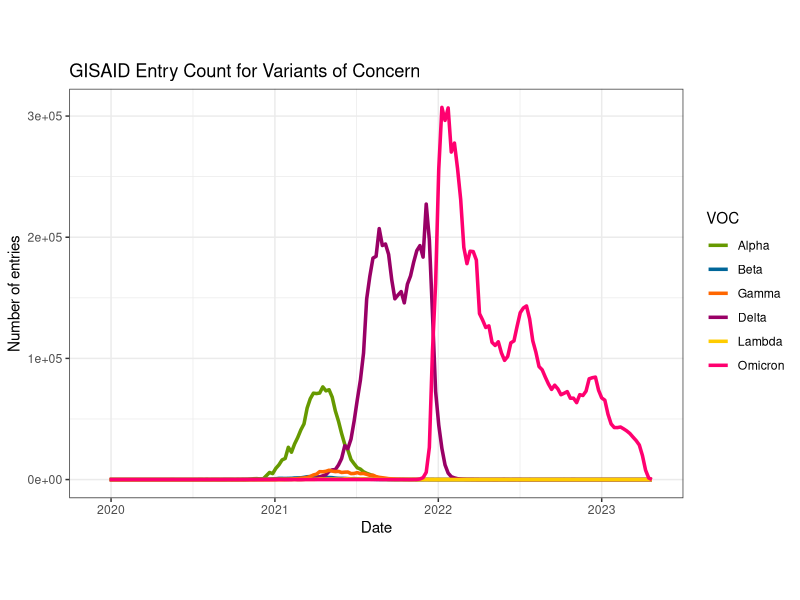

Write the R code that produced this figure.
## ---- chunk 1
knitr::opts_chunk$set(echo = TRUE)

library(tidyverse)
library(readxl)
library(RColorBrewer)


## ---- chunk 2
alpha <- read_excel("alpha_submissions.xlsx")
beta <- read_excel("beta_submissions.xlsx")
gamma <- read_excel("gamma_submissions.xlsx")
delta <- read_excel("delta_submissions.xlsx")
omicron <- read_excel("omicron_submissions.xlsx")
lambda <- read_excel("lambda_submissions.xlsx")
## ---- chunk 3
variants <- list(alpha, beta, delta, gamma, omicron, lambda)
variant_names <- c("Alpha", "Beta", "Delta", "Gamma", "Omicron", "Lambda")

column_names <- lapply(variants, function(x) colnames(x)[2])

#filtering only for the rows where the entry for the second column is "count"
for (i in seq_along(variants)) {
  current_df <- variants[[i]]
  current_variant <- variant_names[[i]]
  assign(paste0("filtered_", current_variant), filter(current_df, !!sym(column_names[[i]]) == "count"))
}

rm(list=setdiff(ls(), c("filtered_Alpha", "filtered_Beta", "filtered_Delta", "filtered_Gamma", "filtered_Omicron", "filtered_Lambda", "variant_names")))

## ---- chunk 4

#sum all the counts for each variant and paste into a new data frame with the same column names as all columns after the second

variants <- list(filtered_Alpha, filtered_Beta, filtered_Delta, filtered_Gamma, filtered_Lambda, filtered_Omicron)

#filter the data frame for only columns with dates, and reassigning those columns into a new data frame called variant_count
for (i in seq_along(variants)) {
  current_df <- variants[[i]]
  current_variant <- variant_names[[i]]
  current_df[is.na(current_df)] <- 0
  assign(paste0(current_variant, "_count"), current_df[, 3:length(current_df)])
}

rm(list=setdiff(ls(), c("Alpha_count", "Beta_count", "Delta_count", "Gamma_count", "Omicron_count", "Lambda_count", "variant_names")))




variants <- list(Alpha_count, Beta_count, Delta_count, Gamma_count, Lambda_count, Omicron_count)
all_count_sum <- data.frame(matrix(ncol = 0, nrow = 0))

for (i in seq_along(variants)) {
  current_df <- variants[[i]]
  current_variant <- variant_names[[i]]
  current_variant_df <- data.frame(variant = current_variant)
  current_sum <- colSums(current_df)
  current_sum_df <- data.frame(t(current_sum))
  names(current_sum_df) <- names(current_df)
  current_sum_df <- cbind(current_variant_df, current_sum_df)
  all_count_sum <- rbind(all_count_sum, current_sum_df %>% select(colnames(current_sum_df)))
}

rm(list=setdiff(ls(), c("Alpha_count", "Beta_count", "Delta_count", "Gamma_count", "Omicron_count", "Lambda_count", "variant_names", "all_count_sum")))

## ---- chunk 5

#all entries plot

plot.data <- all_count_sum %>% pivot_longer(!variant, names_to = "date", values_to = "count")
plot.data$date <- as.Date(plot.data$date)

color <- c("Alpha" = "#669900",
         "Beta" = "#006699",
         "Delta" = "#990066",
         "Gamma" = "#FF6600",
         "Lambda" = "#FFCC00",
         "Omicron" = "#FF006F")

all <- ggplot(data = plot.data, aes(x = date, y = count, color = variant)) +
            geom_line(size = 1.2) +
            theme_bw() +
            labs(color = "VOC", x = "Date", y = "Number of entries",
                 title = "GISAID Entry Count for Variants of Concern") +
            scale_color_manual(values = color, breaks = c("Alpha", "Beta", "Gamma", "Delta", "Lambda", "Omicron"))+
            theme(aspect.ratio = 1/1.5)+
            scale_x_date(date_labels = "%Y",
                         limits = as.Date(c("2019-12-01", "2023-05-01")),
                         breaks = as.Date(c("2020-01-01", "2021-01-01", "2022-01-01", "2023-01-01")))

all


ggsave(plot = last_plot(), file = "GISAID entry by VOC.png", width = 6, height = 4, units = "in")


## ---- chunk 6

#each VOC separate plot

plot.alpha <- filter(plot.data, variant == "Alpha")

alpha <- ggplot(data = plot.alpha, aes(x = date, y = count, color = "line")) +
            geom_line(size = 1.2) +
            scale_color_manual(values = "#669900")+
            theme_bw() +
            theme(legend.position = "none")+
            labs(x = NULL, y = NULL) +
            theme(aspect.ratio = 1/7)+
            theme(axis.title.y = element_text(angle = 0, vjust = 0.5),
                  axis.text.y=element_blank(),
                  axis.ticks.y=element_blank())+
            scale_x_date(date_labels = "%Y",
                         limits = as.Date(c("2019-12-01", "2023-05-01")),
                         breaks = as.Date(c("2020-01-01", "2021-01-01", "2022-01-01", "2023-01-01")))+
            theme(axis.text.x = element_blank(), axis.ticks.x = element_blank())

ggsave(alpha, file = "alpha.png", width = 6, height = 1, units = "in", dpi = 600)




plot.beta <- filter(plot.data, variant == "Beta")
beta <- ggplot(data = plot.beta, aes(x = date, y = count, color = "line")) +
            geom_line(size = 1.2) +
            scale_color_manual(values = "#006699")+
            theme_bw() +
            theme(legend.position = "none")+
            labs(x = NULL, y = NULL) +
            theme(aspect.ratio = 1/7)+
            theme(axis.title.y = element_text(angle = 0, vjust = 0.5),
                  axis.text.y=element_blank(),
                  axis.ticks.y=element_blank())+
            scale_x_date(date_labels = "%Y",
                         limits = as.Date(c("2019-12-01", "2023-05-01")),
                         breaks = as.Date(c("2020-01-01", "2021-01-01", "2022-01-01", "2023-01-01")))+
            theme(axis.text.x = element_blank(), axis.ticks.x = element_blank())

ggsave(beta, file = "beta.png", width = 6, height = 1, units = "in", dpi = 600)


plot.gamma <- filter(plot.data, variant == "Gamma")
gamma <- ggplot(data = plot.gamma, aes(x = date, y = count, color = "line")) +
            geom_line(size = 1.2) +
            scale_color_manual(values = "#FF6600")+
            theme_bw() +
            theme(legend.position = "none")+
            labs(x = NULL, y = NULL) +
            theme(aspect.ratio = 1/7)+
            theme(axis.title.y = element_text(angle = 0, vjust = 0.5),
                  axis.text.y=element_blank(),
                  axis.ticks.y=element_blank())+
            scale_x_date(date_labels = "%Y",
                         limits = as.Date(c("2019-12-01", "2023-05-01")),
                         breaks = as.Date(c("2020-01-01", "2021-01-01", "2022-01-01", "2023-01-01")))+
            theme(axis.text.x = element_blank(), axis.ticks.x = element_blank())

ggsave(gamma, file = "gamma.png", width = 6, height = 1, units = "in", dpi = 600)



plot.lambda <- filter(plot.data, variant == "Lambda")
lambda <- ggplot(data = plot.lambda, aes(x = date, y = count, color = "line")) +
            geom_line(size = 1.2) +
            scale_color_manual(values = "#FFCC00")+
            theme_bw() +
            theme(legend.position = "none")+
            labs(x = NULL, y = NULL) +
            theme(aspect.ratio = 1/7)+
            theme(axis.title.y = element_text(angle = 0, vjust = 0.5),
                  axis.text.y=element_blank(),
                  axis.ticks.y=element_blank())+
            scale_x_date(date_labels = "%Y",
                         limits = as.Date(c("2019-12-01", "2023-05-01")),
                         breaks = as.Date(c("2020-01-01", "2021-01-01", "2022-01-01", "2023-01-01")))+
            theme(axis.text.x = element_blank(), axis.ticks.x = element_blank())

ggsave(lambda, file = "lambda.png", width = 6, height = 1, units = "in", dpi = 600)


plot.delta <- filter(plot.data, variant == "Delta")
delta <- ggplot(data = plot.delta, aes(x = date, y = count, color = "line")) +
            geom_line(size = 1.2) +
            scale_color_manual(values = "#990066")+
            theme_bw() +
            theme(legend.position = "none")+
            labs(x = NULL, y = NULL) +
            theme(aspect.ratio = 1/7)+
            theme(axis.title.y = element_text(angle = 0, vjust = 0.5),
                  axis.text.y=element_blank(),
                  axis.ticks.y=element_blank())+
            scale_x_date(date_labels = "%Y",
                         limits = as.Date(c("2019-12-01", "2023-05-01")),
                         breaks = as.Date(c("2020-01-01", "2021-01-01", "2022-01-01", "2023-01-01")))+
            theme(axis.text.x = element_blank(), axis.ticks.x = element_blank())

ggsave(delta, file = "delta.png", width = 6, height = 1, units = "in", dpi = 600)




plot.omicron <- filter(plot.data, variant == "Omicron")
omicron <- ggplot(data = plot.omicron, aes(x = date, y = count, color = "line")) +
            geom_line(size = 1.2) +
            scale_color_manual(values = "#FF006F")+
            theme_bw() +
            theme(legend.position = "none")+
            labs(x = "Date", y = NULL) +
            theme(aspect.ratio = 1/7)+
            theme(axis.title.y = element_text(angle = 0, vjust = 0.5),
                  axis.text.y=element_blank(),
                  axis.ticks.y=element_blank())+
            scale_x_date(date_labels = "%Y",
                         limits = as.Date(c("2019-12-01", "2023-05-01")),
                         breaks = as.Date(c("2020-01-01", "2021-01-01", "2022-01-01", "2023-01-01")))

ggsave(omicron, file = "omicron.png", width = 6, height = 1.5, units = "in", dpi = 600)




write.csv(plot.data, file = "VOC_submission_data.csv")

